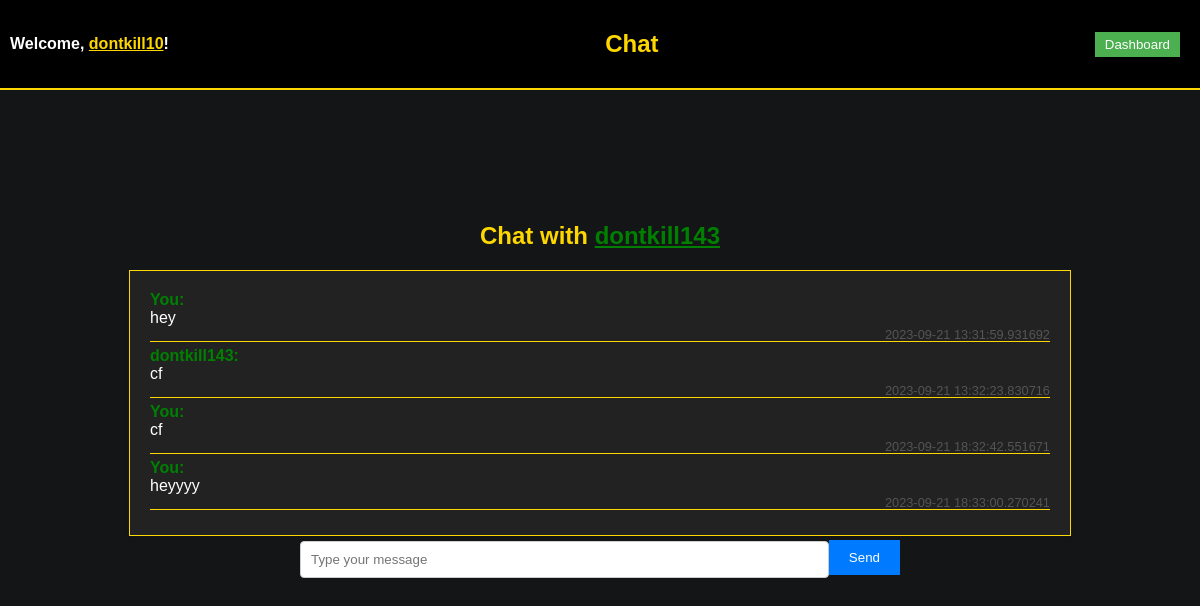
The app's page /chat/dontkill143 (signed in) with its own data.
### main.py (models this page shows, shortened)
class User(db.Model, UserMixin):
    id = db.Column(db.Integer, primary_key=True)
    username = db.Column(db.String(80), unique=True, nullable=False)
    password = db.Column(db.String(120), nullable=False)
    email = db.Column(db.String(120), unique=True, nullable=False)
    profile_photo = db.Column(db.String(255))  # Add this line
    profile_photos = db.Column(db.String(1000))  # Store a list of filenames
    likes = db.relationship("Like", backref="user", lazy=True)
    reputation = db.Column(db.Integer, default=0)
    last_given_reputation_timestamp = db.Column(db.DateTime, default=None)
    reputation_given_count = db.Column(db.Integer, default=0)
    coins = db.Column(db.Integer, default=10)  # Initialize coins to 10
    selected_border_color = db.Column(db.String(20))  # Store the selected border color
    selected_username_color = db.Column(db.String(7))  # Store color as a hex string (e.g., "#RRGGBB")
    selected_username_comment = db.Column(db.String(7)) # Store color for comment
    uploaded_photo_count = db.Column(db.Integer, default=0)  # Initialize with 0
    trivia_score = db.Column(db.Integer, default=0)  # Add this line to store the trivia score
    has_purchased_border_width = db.Column(db.Boolean, default=False)
    selected_border_width = db.Column(db.Integer, default=1)  # Default border width is 1px
    last_seen = db.Column(db.DateTime, default=datetime.utcnow)
    reset_token = db.Column(db.String(100), nullable=True)
    followers = db.relationship('User', secondary='followers', primaryjoin='User.id==followers.c.followee_id',
                                secondaryjoin='User.id==followers.c.follower_id', backref='following')
    friends = relationship('User', secondary='friendship', primaryjoin=id == Friendship.user_id,
                           secondaryjoin=id == Friendship.friend_id)

class Message(db.Model):
    id = db.Column(db.Integer, primary_key=True)
    sender_id = db.Column(db.Integer, db.ForeignKey('user.id'), nullable=False)
    recipient_id = db.Column(db.Integer, db.ForeignKey('user.id'), nullable=False)
    text = db.Column(db.String(200), nullable=False)
    timestamp = db.Column(db.DateTime, default=datetime.utcnow)

### main.py (the view)
@app.route('/chat/<username>', methods=['GET', 'POST'])
@login_required
def chat(username):
    friend = User.query.filter_by(username=username).first()
    if friend:
        if request.method == 'POST':
            message = request.form.get('message')
            if message:
                new_message = Message(sender_id=current_user.id, recipient_id=friend.id, text=message)
                db.session.add(new_message)
                db.session.commit()
        messages = Message.query.filter(
            ((Message.sender_id == current_user.id) & (Message.recipient_id == friend.id)) |
            ((Message.sender_id == friend.id) & (Message.recipient_id == current_user.id))
        ).order_by(Message.timestamp).all()
        return render_template('chat.html', friend=friend, messages=messages)
    return 'Friend not found', 404

### main.py (called while the page is built)
@login_manager.user_loader
def load_user(user_id):
    return User.query.get(int(user_id))

@app.before_request
def update_last_seen():
    if current_user.is_authenticated:
        current_user.last_seen = datetime.now(timezone.utc)
        db.session.commit()

### templates/chat.html (shortened to what this page needs)
<!DOCTYPE html>
<html lang="en">
<head>
    <link rel="stylesheet" type="text/css" href="/static/chat.css">
</head>
<body>
    <div class="navbar">
        <span>Welcome, <span class="username" onclick="window.location.href='{{ url_for('profile') }}'">{{ current_user.username }}</span>! </span>
        <h1 class="shop-title">Chat</h1>
        <button class="dashboard-button" onclick="window.location.href='{{ url_for('dashboard') }}'">Dashboard</button>
    </div>
    <div class="container">
        <h1>Chat with <a href="{{ url_for('user_profile', username=friend.username) }}" style="color: green;">{{ friend.username }}</a></h1>
        <div id="chat-container">
            <div id="chat-messages">
                {% for message in messages %}
                    <div class="message">
                        {% if message.sender_id == current_user.id %}
                            <strong>You:</strong>
                        {% else %}
                            <strong>{{ friend.username }}:</strong>
                        {% endif %}
                        {{ message.text }}
                        <span class="message-timestamp">{{ message.timestamp }}</span>
                    </div>
                {% endfor %}
            </div>
        </div>
        <form id="chat-form" method="POST" action="{{ url_for('chat', username=friend.username) }}">
            <input type="text" id="message-input" name="message" placeholder="Type your message">
            <button type="submit">Send</button>
        </form>
    </div>
</body>
</html>

### static/chat.css (style rules this page uses)
body { background-color: #131516; margin: 0; padding: 0; }
.navbar { background-color: black; color: white; padding: 10px; display: flex; justify-content: space-between; align-items: center; font-weight: bold; border-bottom: 2px solid gold; text-align: right; }
.navbar .username { cursor: pointer; text-decoration: underline; }
.navbar .dashboard-button { background-color: #4caf50; color: #fff; border: none; padding: 5px 10px; margin-right: 10px; cursor: pointer; }
.container { display: flex; flex-direction: column; align-items: center; justify-content: center; height: 100vh; margin-top: -100px; }
h1 { font-size: 1.5rem; color: gold; margin: 20px 0; }
#chat-container { width: 80%; max-width: 900px; background-color: #222; border: 1px solid gold; box-shadow: 0 2px 4px rgba(0, 0, 0, 0.1); padding: 20px; color: white; overflow-y: auto; max-height: 400px; }
.message-timestamp { font-size: 0.8rem; color: #555; text-align: right; }
.message strong:first-child { color: green; }
#chat-container { word-wrap: break-word; }
#chat-form { width: 80%; max-width: 600px; display: flex; justify-content: space-between; align-items: center; }
#message-input { flex: 1; padding: 10px; margin-top: 5px; border: 1px solid #ccc; border-radius: 4px; }
button[type="submit"] { background-color: #007bff; color: white; border: none; padding: 10px 20px; cursor: pointer; }

### static/dashboard.css (style rules this page uses)
@media (min-width: 769px) { .navbar { justify-content: space-between; } }
body, h1, h2, h3, p, ul, li { margin: 0; padding: 0; color: white; }
body { font-family: Arial, sans-serif; background-color: #131516; }
.navbar { background-color: black; color: white; padding: 10px; display: flex; justify-content: space-between; align-items: center; font-weight: bold; border-bottom: 2px solid gold; text-align: right; }
.navbar .username { cursor: pointer; text-decoration: underline; }
.username { color: gold; cursor: pointer; }

### records on screen
User: username "dontkill10"
User: username "dontkill143"
Message: shows "You:", text "hey", timestamp "2023-09-21 13:31:59.931692"
Message: text "cf", timestamp "2023-09-21 13:32:23.830716"
Message: shows "You:", text "cf", timestamp "2023-09-21 18:32:42.551671"
Message: shows "You:", text "heyyyy", timestamp "2023-09-21 18:33:00.270241"
